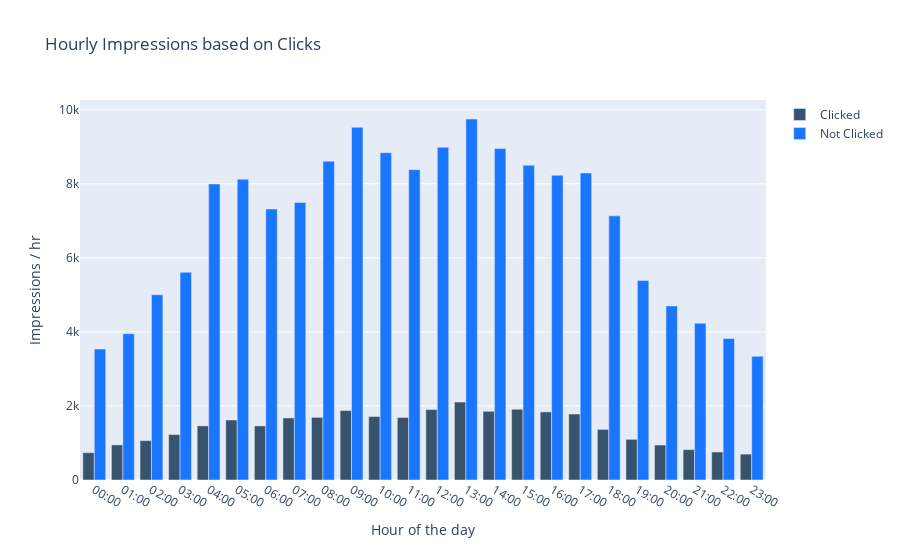

Notebook cell for this chart:
### Code cell
fig = go.Figure(data=[
    go.Bar(name='Clicked', x=impressions["hour_of_day"], y=impressions[1], 
           hovertemplate='Time: %{x} <br>Clicks: %{y}', marker_color='rgb(55, 83, 109)'),
    go.Bar(name='Not Clicked', x=impressions["hour_of_day"], y=impressions[0], 
           hovertemplate='Time: %{x} <br>Clicks: %{y}', marker_color='rgb(26, 118, 255)')
])
# Change the bar mode
fig.update_layout(
    title = 'Hourly Impressions based on Clicks',
    xaxis_title = "Hour of the day",
    yaxis_title = "Impressions / hr",
    barmode='group',
    )
fig.show()

### Figure 1 — Plotly figure (JSON) as saved in the notebook; plotly's stock layout.template omitted (floating-point values rounded to 4 significant figures)
{"data": [{"hovertemplate": "Time: %{x} <br>Clicks: %{y}", "marker": {"color": "rgb(55, 83, 109)"}, "name": "Clicked", "type": "bar", "x": ["00:00", "01:00", "02:00", "03:00", "04:00", "05:00", "06:00", "07:00", "08:00", "09:00", "10:00", "11:00", "12:00", "13:00", "14:00", "15:00", "16:00", "17:00", "18:00", "19:00", "20:00", "21:00", "22:00", "23:00"], "y": [738, 948, 1063, 1228, 1463, 1621, 1460, 1676, 1692, 1876, 1715, 1689, 1901, 2106, 1855, 1910, 1840, 1783, 1367, 1099, 945, 821, 757, 699]}, {"hovertemplate": "Time: %{x} <br>Clicks: %{y}", "marker": {"color": "rgb(26, 118, 255)"}, "name": "Not Clicked", "type": "bar", "x": ["00:00", "01:00", "02:00", "03:00", "04:00", "05:00", "06:00", "07:00", "08:00", "09:00", "10:00", "11:00", "12:00", "13:00", "14:00", "15:00", "16:00", "17:00", "18:00", "19:00", "20:00", "21:00", "22:00", "23:00"], "y": [3538, 3952, 5003, 5612, 7997, 8125, 7321, 7494, 8612, 9528, 8841, 8383, 8987, 9751, 8952, 8502, 8233, 8293, 7135, 5390, 4702, 4233, 3824, 3340]}], "layout": {"barmode": "group", "title": {"text": "Hourly Impressions based on Clicks"}, "xaxis": {"title": {"text": "Hour of the day"}}, "yaxis": {"title": {"text": "Impressions / hr"}}}}
